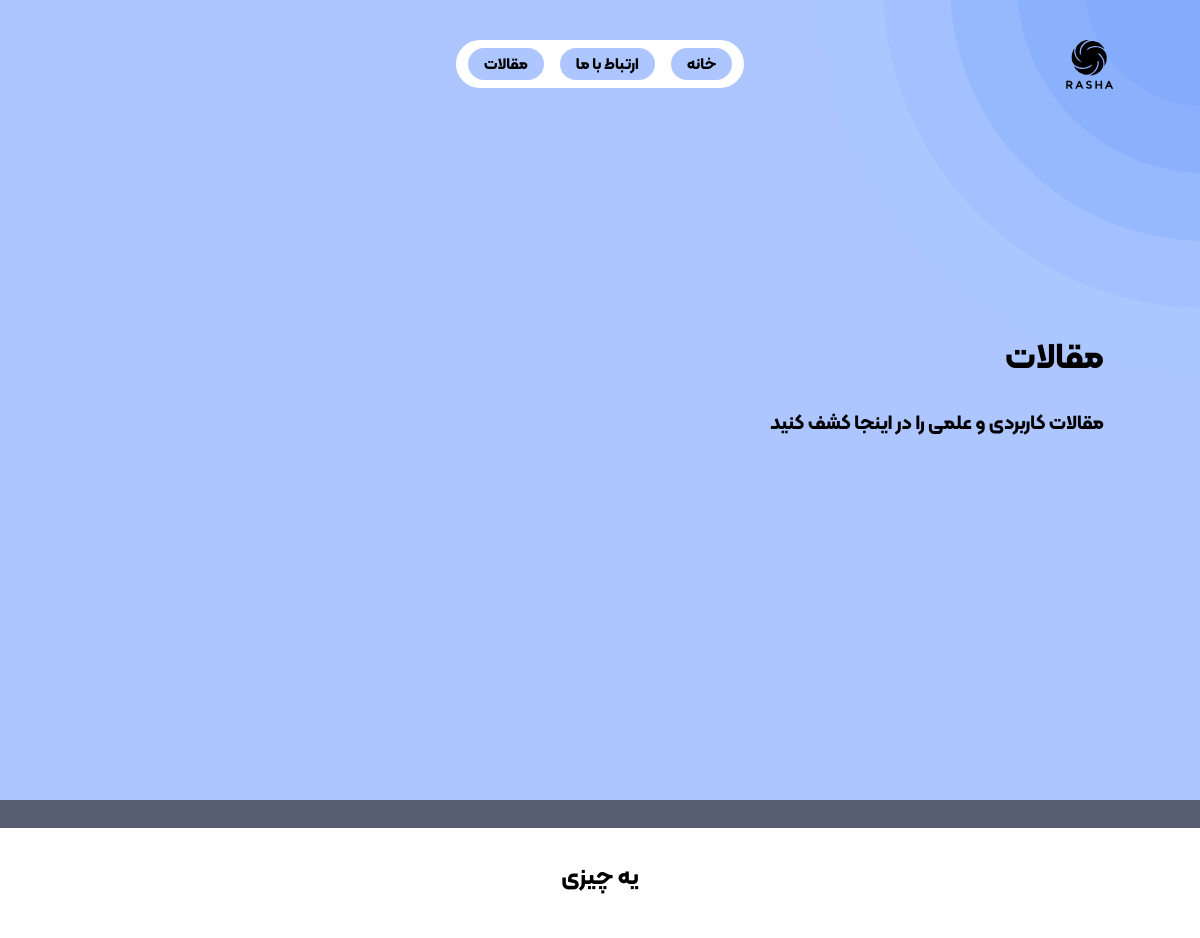
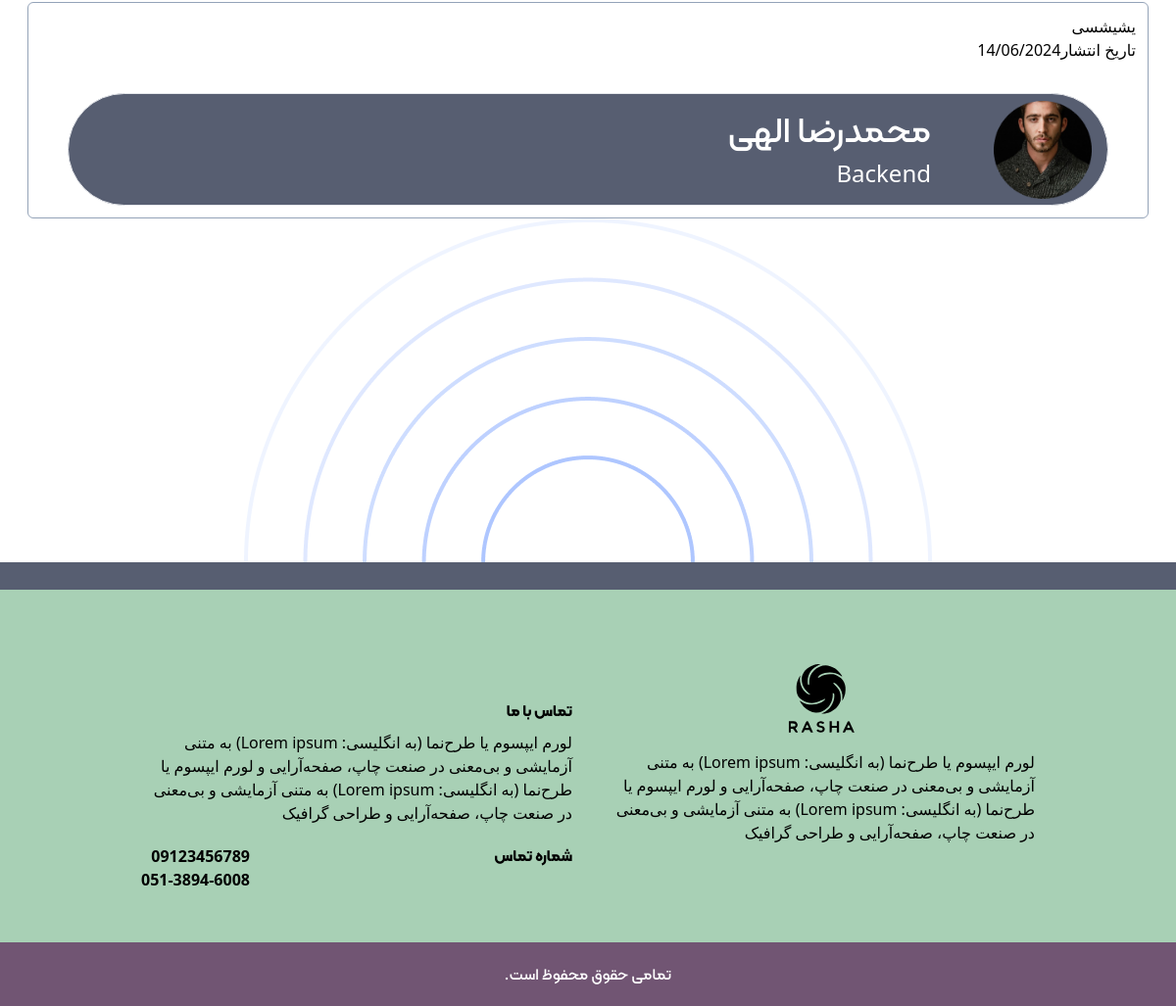
Page /blog/post/1/ on the committed database (2 pictures, top to bottom).
### blog/models.py (models this page shows, shortened)
class Post(models.Model):
    title = models.CharField(max_length=200)
    short_desc = models.CharField(max_length=200)
    image = models.ImageField(upload_to='posts/', null=True, blank=True)
    content = RichTextUploadingField()
    author = models.ForeignKey(Profile, on_delete=models.CASCADE)
    views = models.IntegerField(default=0)
    created = models.DateTimeField(auto_now_add=True)
    updated = models.DateTimeField(auto_now=True)
    def __str__(self):
        return self.title

### core/models.py (models this page shows, shortened)
class Profile(models.Model):
    GENDER_CHOICES = (
        ('M', 'آقا'),
        ('F', 'خانم'),
    )
    user = models.OneToOneField(User, on_delete=models.CASCADE)
    age = models.PositiveSmallIntegerField(default=0)
    full_name = models.CharField(max_length=100)
    gender = models.CharField(max_length=1, choices=GENDER_CHOICES)
    avatar = models.ImageField(upload_to='avatars/')
    bio = models.TextField()
    role = models.CharField(max_length=100)
    skills = models.ManyToManyField('Skill', blank=True, verbose_name="skills")
    def __str__(self):
        return self.full_name

class FrontSetting(models.Model):
    about_us_text = models.TextField(blank=True, null=True)
    footer_text = models.TextField(blank=True, null=True)
    contact_us_footer = models.TextField(blank=True, null=True)
    phone_1 = models.CharField(max_length=20, blank=True, null=True)
    phone_2 = models.CharField(max_length=20, blank=True, null=True)

### blog/views.py (the view)
# urls.py: path('post/<int:pk>/', views.post_detail, name='post_detail'),
def post_detail(request, pk):
    post = get_object_or_404(Post, pk=pk)
    context = {
        'front_setting': FrontSetting.objects.first(),
        'post': post,
    }
    return render(request, 'post_detail.html', context)

### templates/post_detail.html (shortened to what this page needs)
{% load static %}
<html lang="en">
<head>
    <link href="{% static '' %}output.css" rel="stylesheet"/>
</head>
<body>
<div class="h-screen bg-head-custom font-[kalame-bold]">
    <img class="absolute top-0 right-0 w-96 " src="{% static '' %}assets/images/headbg.png" alt="">
    <div class="flex flex-row px-4 py-3 sm:flex-row sm:items-center rtl-grid sm:justify-center sm:h-32">
        <img class="custom-top-10 w-28 absolute left-1/2 center-cx sm:right-0 sm:left-auto sm:top-3"
             src="{% static '' %}assets/images/mainlogo.svg" alt="">
        <div id="listNavbar" class="hidden z-0 sm:flex bg-white px-3 py-2 rounded-3xl gap-4 rtl-grid">
            <a class="px-4 py-1 rounded-3xl bg-head-custom" href="/">خانه</a>
            <a class="px-4 py-1 rounded-3xl bg-head-custom" href="{% url 'core:contact_us' %}">ارتباط با ما</a>
            <a class="px-4 py-1 rounded-3xl bg-head-custom" href="/#blogs">مقالات</a>
        </div>
    </div>
    <div
            class="absolute max-[850px]:top-32 top-80 p-4 text-4xl right-20 max-[850px]:right-0 max-[850px]:text-2xl  w-screen">
        <h1 class="text-black rtl-grid max-[1200px]:text-4xl text-c-big">مقالات</h1>
        <p class="text-xl rtl-grid pt-8">مقالات کاربردی و علمی را در اینجا کشف کنید</p>
    </div>
    <div class="p-4 absolute bottom-20 max-[850px]:left-0 left-10">
    </div>
</div>
<div>
    <div class="h-7 bg-line-custom"></div>
    <h3 class="font-[kalame-bold] text-2xl mb-4 mt-8 text-center"> {{ post.title }} </h3>
    <div class="flex flex-col ">
        <div class="mx-7 border border-slate-400 p-3  rounded-md mt-8">
            <div class="rtl-grid   ">
                {{ post.content|safe }}
                <div class="flex flex-row items-center rtl-grid justify-between text-download  ">
                    <div>
                        <span class=" rtl-grid "> تاریخ انتشار<span>{{ post.created|date:'d/m/Y' }}</span> </span>
                    </div>
                </div>
            </div>
            <div class="mt-8  mx-7 flex flex-row justify-around    items-center border bg-line-custom rounded-full rtl-grid min-h-[115px] lg:justify-start lg:gap-16   ">
                <div><img class=" h-[100px] w-[100px] lg:ms-4 " src="{% static '' %}assets/images/imageuser.png" alt="">
                </div>
                <div class="text-white me-10 ">
                    <h3 class="font-[kalame-medium] text-2xl lg:text-4xl  "> {{ post.author }}</h3>
                    <p class="lg:text-2xl mt-2 "> {{ post.author.role }}</p>
                </div>
            </div>
        </div>
    </div>
    <div class="flex justify-center relative pt-8 lg:pt-0  ">
        <div class="absolute top-1/2 rtl-grid">
            <div class=" h-7 bg-line-custom "></div>
            {% include 'partials/footer.html' %}
        </div>
    </div>
</div>
</body>
</html>

### templates/partials/footer.html
{% load static %}
 <div class="bg-footer  flex flex-col lg:flex-row lg:gap-8 lg:py-9 lg:px-36  justify-center px-7 rtl-grid ">
                <div class="lg:basis-1/2">
                    <div class="flex justify-center items-center">
                        <img class="h-32 lg:h-40 " src="{% static '' %}assets/images/mainlogo.svg" alt=""/>
                    </div>
                    <div class="pb-8 lg:relative lg:-top-8   ">
                        <p class="font-[kalame-regular] ">
                            {{ front_setting.footer_text|linebreaks }}
                        </p>
                    </div>
                </div>
                <div class="lg:basis-1/2 lg:pt-8  lg:relative lg:top-11">
                    <div class=" ">
                        <div>
                            <h3 class="font-[kalame-bold] font-bold pb-2 ">تماس با ما</h3>
                        </div>
                        <div>
                            <p class="font-[kalame-regular]">
                                {{ front_setting.contact_us_footer|linebreaks }}
                            </p>
                        </div>
                    </div>
                    <div class="flex flex-row  justify-between items-center py-10 lg:py-5  lg:items-start">
                        <div>
                            <h3 class="font-[kalame-bold]  font-bold  "> شماره تماس </h3>
                        </div>
                        <div>
                            <p class="font-bold">{{ front_setting.phone_1 }}</p>
                            <p class="font-bold">{{ front_setting.phone_2 }}</p>
                        </div>
                    </div>
                </div>
            </div>
            <div class="bg-line-footer h-[65px]  flex justify-center items-center ">
                <p class="font-[kalame-medium] text-white text-base rtl-grid">تمامی حقوق محفوظ است.</p>
            </div>

### rows in the picture
Post: title "یه چیزی", content "یشیشسی", created "14/06/2024", author "محمدرضا الهی", author.role "Backend"
FrontSetting: footer_text "لورم ایپسوم یا طرح‌نما (به انگلیسی: Lorem ipsum) به متنی آزمایشی و بی‌معنی در صنعت چاپ، صفحه‌آرایی و لورم ایپسوم یا طرح‌نما (به انگلیسی: Lorem ipsum) به متنی آزمایشی و بی‌معنی در صنعت چاپ، صفحه‌آرایی و طراحی گرافیک", contact_us_footer "لورم ایپسوم یا طرح‌نما (به انگلیسی: Lorem ipsum) به متنی آزمایشی و بی‌معنی در صنعت چاپ، صفحه‌آرایی و لورم ایپسوم یا طرح‌نما (به انگلیسی: Lorem ipsum) به متنی آزمایشی و بی‌معنی در صنعت چاپ، صفحه‌آرایی و طراحی گرافیک", phone_1 "09123456789", phone_2 "051-3894-6008"
